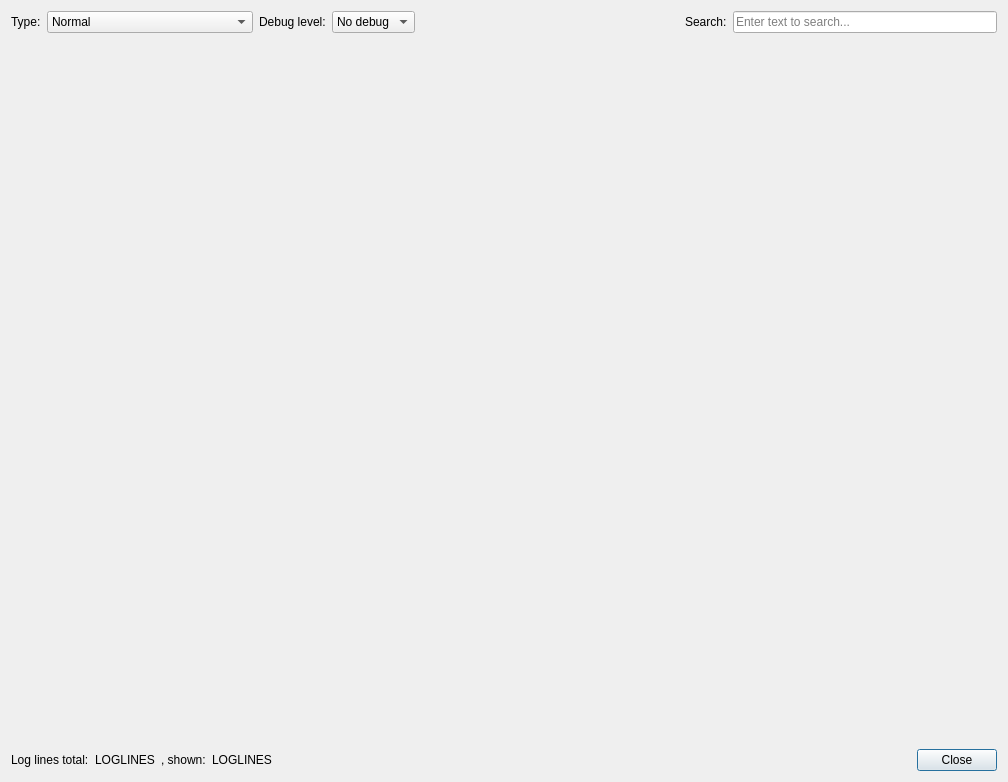
<?xml version="1.0" encoding="UTF-8"?>
<ui version="4.0">
 <class>Dialog</class>
 <widget class="QDialog" name="Dialog">
  <property name="geometry">
   <rect>
    <x>0</x>
    <y>0</y>
    <width>1008</width>
    <height>782</height>
   </rect>
  </property>
  <property name="windowTitle">
   <string>Logs browser</string>
  </property>
  <layout class="QGridLayout" name="gridLayout">
   <item row="0" column="0">
    <layout class="QVBoxLayout" name="verticalLayout_2">
     <item>
      <layout class="QHBoxLayout" name="horizontalLayout_2">
       <item>
        <widget class="QLabel" name="label">
         <property name="text">
          <string>Type:</string>
         </property>
        </widget>
       </item>
       <item>
        <widget class="QComboBox" name="log_type">
         <item>
          <property name="text">
           <string>Normal</string>
          </property>
         </item>
         <item>
          <property name="text">
           <string>Normal + Warnings</string>
          </property>
         </item>
         <item>
          <property name="text">
           <string>All (Normal + Warnings + Errors)</string>
          </property>
         </item>
        </widget>
       </item>
       <item>
        <widget class="QLabel" name="label_2">
         <property name="text">
          <string>Debug level:</string>
         </property>
        </widget>
       </item>
       <item>
        <widget class="QComboBox" name="debug_level">
         <item>
          <property name="text">
           <string>No debug</string>
          </property>
         </item>
         <item>
          <property name="text">
           <string>Normal</string>
          </property>
         </item>
         <item>
          <property name="text">
           <string>Hard</string>
          </property>
         </item>
        </widget>
       </item>
       <item>
        <spacer name="horizontalSpacer_2">
         <property name="orientation">
          <enum>Qt::Horizontal</enum>
         </property>
         <property name="sizeHint" stdset="0">
          <size>
           <width>40</width>
           <height>20</height>
          </size>
         </property>
        </spacer>
       </item>
       <item>
        <widget class="QLabel" name="label_3">
         <property name="text">
          <string>Search:</string>
         </property>
        </widget>
       </item>
       <item>
        <widget class="QLineEdit" name="searchbox">
         <property name="placeholderText">
          <string>Enter text to search...</string>
         </property>
        </widget>
       </item>
      </layout>
     </item>
     <item>
      <widget class="QTextEdit" name="main_log">
       <property name="palette">
        <palette>
         <active>
          <colorrole role="Base">
           <brush brushstyle="SolidPattern">
            <color alpha="0">
             <red>255</red>
             <green>255</green>
             <blue>255</blue>
            </color>
           </brush>
          </colorrole>
          <colorrole role="Window">
           <brush brushstyle="SolidPattern">
            <color alpha="255">
             <red>235</red>
             <green>235</green>
             <blue>235</blue>
            </color>
           </brush>
          </colorrole>
         </active>
         <inactive>
          <colorrole role="Base">
           <brush brushstyle="SolidPattern">
            <color alpha="0">
             <red>255</red>
             <green>255</green>
             <blue>255</blue>
            </color>
           </brush>
          </colorrole>
          <colorrole role="Window">
           <brush brushstyle="SolidPattern">
            <color alpha="255">
             <red>235</red>
             <green>235</green>
             <blue>235</blue>
            </color>
           </brush>
          </colorrole>
         </inactive>
         <disabled>
          <colorrole role="Base">
           <brush brushstyle="SolidPattern">
            <color alpha="255">
             <red>235</red>
             <green>235</green>
             <blue>235</blue>
            </color>
           </brush>
          </colorrole>
          <colorrole role="Window">
           <brush brushstyle="SolidPattern">
            <color alpha="255">
             <red>235</red>
             <green>235</green>
             <blue>235</blue>
            </color>
           </brush>
          </colorrole>
         </disabled>
        </palette>
       </property>
       <property name="font">
        <font>
         <kerning>false</kerning>
        </font>
       </property>
       <property name="frameShape">
        <enum>QFrame::NoFrame</enum>
       </property>
       <property name="readOnly">
        <bool>true</bool>
       </property>
       <property name="textInteractionFlags">
        <set>Qt::LinksAccessibleByMouse|Qt::TextSelectableByMouse</set>
       </property>
      </widget>
     </item>
    </layout>
   </item>
   <item row="1" column="0">
    <layout class="QHBoxLayout" name="horizontalLayout">
     <item>
      <widget class="QLabel" name="label_4">
       <property name="text">
        <string>Log lines total:</string>
       </property>
      </widget>
     </item>
     <item>
      <widget class="QLabel" name="log_lines_total">
       <property name="text">
        <string>LOGLINES</string>
       </property>
      </widget>
     </item>
     <item>
      <widget class="QLabel" name="label_5">
       <property name="text">
        <string>, shown:</string>
       </property>
      </widget>
     </item>
     <item>
      <widget class="QLabel" name="log_lines_shown">
       <property name="text">
        <string>LOGLINES</string>
       </property>
      </widget>
     </item>
     <item>
      <spacer name="horizontalSpacer">
       <property name="orientation">
        <enum>Qt::Horizontal</enum>
       </property>
       <property name="sizeHint" stdset="0">
        <size>
         <width>40</width>
         <height>20</height>
        </size>
       </property>
      </spacer>
     </item>
     <item>
      <widget class="QPushButton" name="close_button">
       <property name="text">
        <string>Close</string>
       </property>
      </widget>
     </item>
    </layout>
   </item>
  </layout>
 </widget>
 <resources/>
 <connections/>
</ui>
